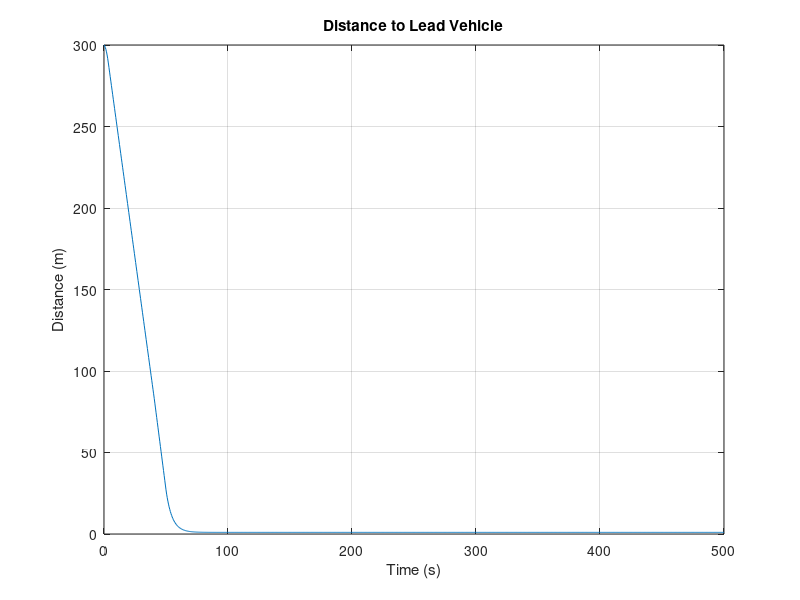
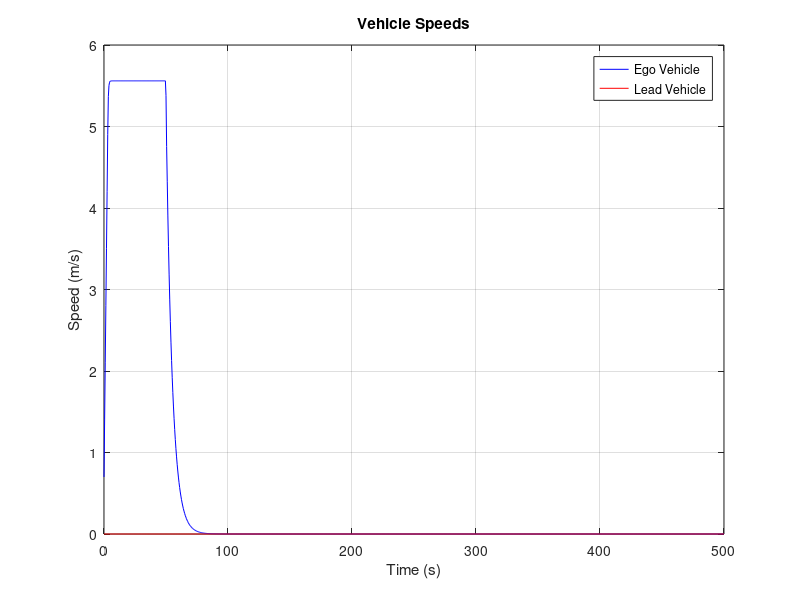
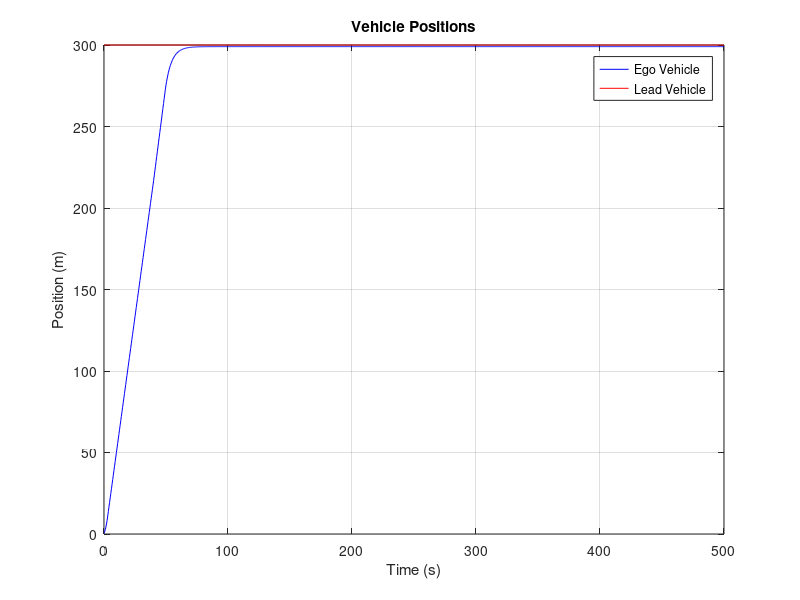
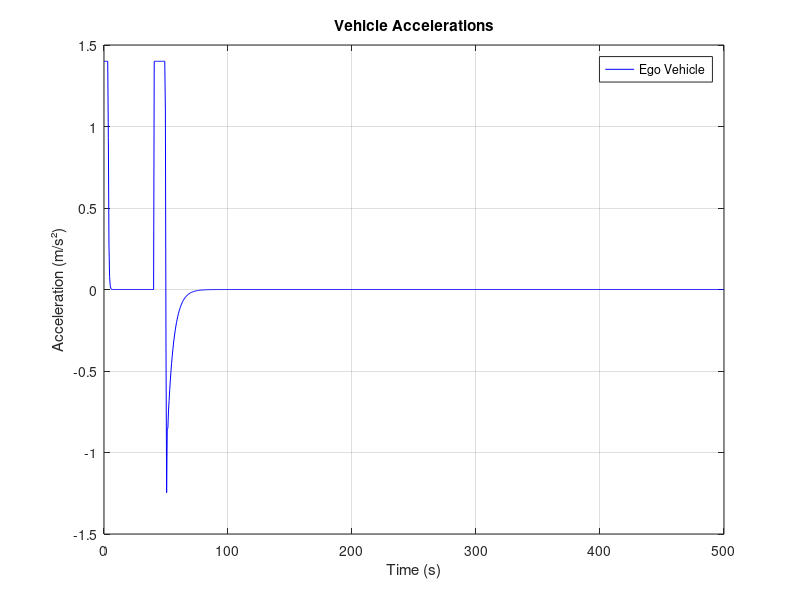

MATLAB code to generate these figures, in order:
% Simulation a scenario where the controller sees the obstacle at a distance of 100m
% sensor and systems reaction combined takes whole 3sec and
% after that vehicle starts decelerating at set max value.
% The simulation is done on point mass model. 
%% Here PD controller is used to test the algorithm on point mass model.
clc;
clear;
close all;

% Parameters
v_lead = 0;     % Lead vehicle speed (m/s)
dis_min = 1;    % Desired safe distance (m)
Kp = 0.5;       % Proportional gain
Kd = 2 * sqrt(Kp);      % Derivative gain

% Initial conditions
v_ego = 0;         % Initial speed of following vehicle (m/s)
v_max_ego = 5.56;  % Maximum velocity of the ego vehicle (m/s)
x_lead = 300;      % Initial position of lead vehicle (m)
x_ego = 0;         % Initial position of following vehicle (m)
dt = 0.5;          % Time step (s)
t_end = 500;       % Simulation end time (s)
a_max = 1.4;       % Maximum acceleration of the ego (m/s²)
d_max = -3.5;      % Maximum deceleration of the ego (m/s²)
jerk_limit = 3;    % Maximum jerk of the vehicle (m/s³)
a_current = 0;     % Current acceleration of the vehicle (m/s²)
d_detection = 100; % distance at which the lead object detected (m)

% Time delay settings
delay_counter = 0;               % Counter to track the time delay
time_delay = 3;                  % 3 seconds delay
delay_steps = time_delay / dt;   % Number of steps for delay
d_safe = 0;

% Time array
time = 0:dt:t_end;
n = length(time);

% Preallocate arrays for distance, speed, and position
d_array_1 = zeros(1, n);
v_ego_array_1 = zeros(1, n);
x_ego_array_1 = zeros(1, n);
v_lead_array_1 = zeros(1, n);
x_lead_array_1 = zeros(1, n);
a_ego_array_1 = zeros(1, n);
error_array_1 = zeros(1,n);

%% Simulation loop
for i = 1:n
    % Calculate the current distance to the lead vehicle
    d = x_lead - x_ego;

    if d < d_detection %distance at which ego detects the lead vehicle
        % Time delay handling
        if delay_counter < delay_steps
            error = 0;  % Speed mode 
            error_dot = v_max_ego - v_ego;  % Rate of change of error
        else
            % Safe distance mode
            d_safe = dis_min + 2 * v_ego;
            error = d - d_safe; % (current distance - desired safe distance )
            error_dot = v_lead - v_ego;  
        end
        
        % PD control: calculate the desired acceleration
        a_ego = Kp * error + Kd * error_dot;

        % Apply jerk limit to acceleration
        if (a_ego - a_current) / dt > jerk_limit
            a_ego = a_current + jerk_limit * dt;
        elseif (a_ego - a_current) / dt < -jerk_limit
            a_ego = a_current - jerk_limit * dt;
        end
        
        % Limit acceleration and deceleration
        if a_ego > a_max
            a_ego = a_max;
        elseif a_ego < d_max
            a_ego = d_max;
        end
        
        % Update the speed of the ego vehicle
        v_ego = v_ego + a_ego * dt;

        % Limit the speed of the ego vehicle to the maximum speed
        if v_ego > v_max_ego
            v_ego = v_max_ego;
        end
        
        % Update positions of the vehicles
        x_lead = x_lead + v_lead * dt;
        x_ego = x_ego + v_ego * dt + 0.5 * a_ego * dt^2;
        
        % Store values
        d_array_1(i) = d;
        v_ego_array_1(i) = v_ego;
        x_ego_array_1(i) = x_ego;
        v_lead_array_1(i) = v_lead;
        x_lead_array_1(i) = x_lead;
        a_ego_array_1(i) = a_ego;
        error_array_1(i) = error;
            
        % Update the current acceleration
        a_current = a_ego;

        % Increment delay counter
        delay_counter = delay_counter + 1;
    else
        % Speed mode: the lead vehicle is far, so maintain max speed
        error = 0;
        error_dot = v_max_ego - v_ego;  % Rate of change of error
        a_ego = Kp * error + Kd * error_dot;  % PD control for speed mode

        % Apply jerk limit to acceleration
        if (a_ego - a_current) / dt > jerk_limit
            a_ego = a_current + jerk_limit * dt;
        elseif (a_ego - a_current) / dt < -jerk_limit
            a_ego = a_current - jerk_limit * dt;
        end
        
        % Limit acceleration and deceleration
        if a_ego > a_max
            a_ego = a_max;
        elseif a_ego < d_max
            a_ego = d_max;
        end

        % Update ego vehicle speed
        v_ego = v_ego + a_ego * dt;

        % Update positions
        x_lead = x_lead + v_lead * dt;
        x_ego = x_ego + v_ego * dt + 0.5 * a_ego * dt^2;

        % Store values
        d_array_1(i) = d;
        v_ego_array_1(i) = v_ego;
        x_ego_array_1(i) = x_ego;
        v_lead_array_1(i) = v_lead;
        x_lead_array_1(i) = x_lead;
        a_ego_array_1(i) = a_ego;
        error_array_1(i) = error;

        % Update current acceleration
        a_current = a_ego;
    end
end

% Plot results
figure;
plot(time, d_array_1);
title('Distance to Lead Vehicle');
xlabel('Time (s)');
ylabel('Distance (m)');
grid on;

figure;
plot(time, v_ego_array_1, 'b', 'DisplayName', 'Ego Vehicle');
hold on;
plot(time, v_lead_array_1, 'r', 'DisplayName', 'Lead Vehicle');
title('Vehicle Speeds');
xlabel('Time (s)');
ylabel('Speed (m/s)');
legend;
grid on;

figure;
plot(time, x_ego_array_1, 'b', 'DisplayName', 'Ego Vehicle');
hold on;
plot(time, x_lead_array_1, 'r', 'DisplayName', 'Lead Vehicle');
title('Vehicle Positions');
xlabel('Time (s)');
ylabel('Position (m)');
legend;
grid on;

figure;
plot(time, a_ego_array_1, 'b', 'DisplayName', 'Ego Vehicle');
title('Vehicle Accelerations');
xlabel('Time (s)');
ylabel('Acceleration (m/s²)');
legend;
grid on;
